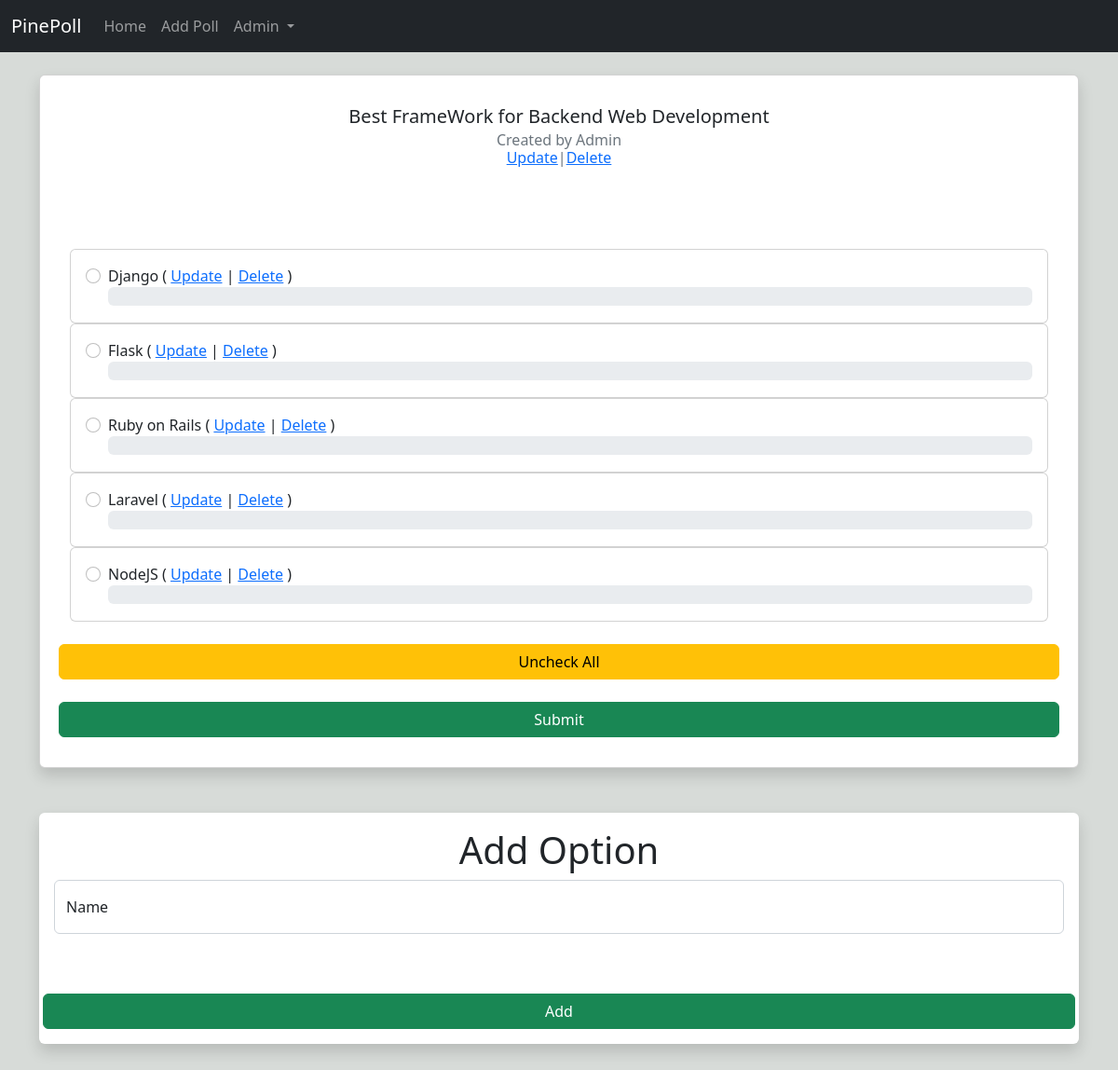
Page /5/ (signed in) on the committed database.
### core/models.py (models this page shows, shortened)
class Topic(models.Model):
	name = models.CharField(blank=False,max_length=250)
	owner = models.ForeignKey(User,on_delete=models.CASCADE)
	def total_voters(self):
		choices = Choice.objects.filter(topic__id=self.id)
		total_voters = 0
		for i in choices:
			total_voters += i.voters.count()
		return total_voters

class Choice(models.Model):
	name = models.CharField(blank=False,max_length=250)
	topic = models.ForeignKey(Topic,on_delete=models.CASCADE)
	voters = models.ManyToManyField(User,blank=True)
	def percentage(self):
		total_voters = self.topic.total_voters()
		try:
			return self.voters.count() * 100 / total_voters
		except ZeroDivisionError:
			return 0

### core/views.py (the view, shortened to what this page needs)
# urls.py: path('<int:pk>/',views.topic,name='topic'),
def topic(request,pk):
	topic = Topic.objects.get(pk=pk)
	choices = Choice.objects.filter(topic=topic)
	return render(request,"topic.html",{
			'topic':topic,
			'choices':choices,
		})

### core/templates/topic.html (shortened to what this page needs)
{% extends 'base.html' %}
{% block content %}
<br>
	<div class="shadow p-3 mb-5 bg-body rounded card" style="width: 100%">
	  <div class="card-body">
	    <h5 class="card-title"><center>{{ topic.name }}</center></h5>
	    <h6 class="card-subtitle mb-2 text-muted"><center>Created by {{ topic.owner }}{% if user == topic.owner %}<br>
	    	<a href="{% url 'update-topic' topic.id %}">Update</a>|<a href="{% url 'delete-topic' topic.id %}">Delete</a>{% endif %}</center></h6>
	    {% if choices %}
	    <br/><br/><br/>
	    <form method="POST">
	    	{% for choice in choices %}
	    		<div class="card">
				  <div class="card-body">
					<div class="form-check">
					  <input class="form-check-input" type="radio" name="choices" value="{{ choice.id }}" id='{{ choice.id }}'{% if request.user in choice.voters.all %} checked{% endif %}>
					  <label class="form-check-label" for="{{ choice.id }}">
					    {{ choice.name }}{% if user == topic.owner %} ( <a href="{% url 'update-choice' choice.id %}">Update</a> | <a href="{% url 'delete-choice' choice.id %}">Delete</a> ){% endif %}
					  </label>
					  <div class="progress" style="height: 20px;">
						</div>
					</div>
				  </div>
				</div>
			{% endfor %}
			<br>
			<div class="row"><input class="btn btn-warning" type="button" value="Uncheck All" onclick="uncheckAll()"></div><br/>
			<div class="row"><input class="btn btn-success"{% if user.is_authenticated == False %} disabled{% endif %} type="submit" value="Submit"></div>
		</form>
		{% else %}
			<br/><br/><br/>
			<center><h4>No Options here</h4></center>
			<br/><br/><br/>
		{% endif %}
	  </div>
	</div>
	{% if user.is_superuser or user == chice.owner %}
	<div class="shadow p-3 mb-5 bg-body rounded">
		<center><h1>Add Option</h1></center>
		<form action="/add_choice/{{ topic.id }}/" method="POST">
			<div class="form-floating mb-3">
			  <input type="text" class="form-control" id="id_name" placeholder="Name" name="name" maxlength="150">
			  <label for="id_name">Name</label>
			</div>
			<br/><br/>
			<div class="row"><button class="btn btn-success">Add</button></div>
		</form>
	</div>{% endif %}
{% endblock %}

### core/templates/navbar.html (shortened to what this page needs)
<nav class="navbar navbar-expand-lg navbar-dark bg-dark">
  <div class="container-fluid">
    <a class="navbar-brand" href="/">PinePoll</a>
    <div class="collapse navbar-collapse" id="navbarSupportedContent">
      <ul class="navbar-nav me-auto mb-2 mb-lg-0">
        <li class="nav-item">
          <a class="nav-link" aria-current="page" href="/">Home</a>
        </li>
        <li class="nav-item">
          <a class="nav-link" aria-current="page" href="{% url 'add-topic' %}">Add Poll</a>
        </li>
        <li class="nav-item dropdown">
          <a class="nav-link dropdown-toggle" href="#" role="button" data-bs-toggle="dropdown" aria-expanded="false">
            {% if user.is_authenticated %}{{ user }}{% else %}Login{% endif %}
          </a>
        </li>
      </ul>
    </div>
  </div>
</nav>

### rows in the picture
Topic: name "Best FrameWork for Backend Web Development", owner "Admin"
Choice: choices "☐ Django ( Update | Delete )", name "Django"
Choice: choices "☐ Flask ( Update | Delete )", name "Flask"
Choice: choices "☐ Ruby on Rails ( Update | Delet", name "Ruby on Rails"
Choice: choices "☐ Laravel ( Update | Delete )", name "Laravel"
Choice: choices "☐ NodeJS ( Update | Delete )", name "NodeJS"

### other values in the picture
{{ user }} "Admin"
